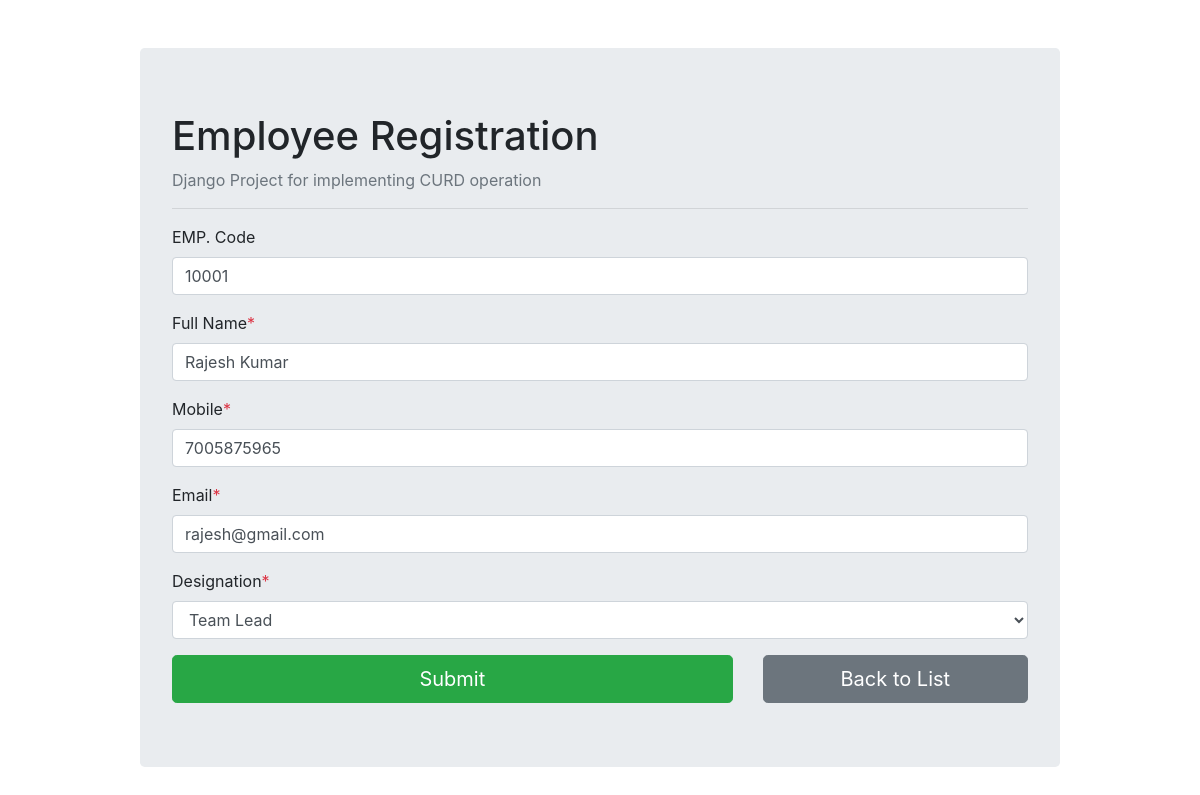
Page /emp-update/1 on the committed database.
### emp_register/models.py (models this page shows, shortened)
class Employee(models.Model):
    emp_code = models.CharField(max_length=5)
    fullname = models.CharField(max_length=250)
    mobile = models.CharField(max_length=15)
    email = models.EmailField()
    designation = models.ForeignKey(Designation, on_delete=models.CASCADE)
    created = models.DateTimeField(auto_now_add=True)

### emp_register/views.py (the view)
# urls.py: path('emp-update/<str:pk>', views.empUpdate, name="update"),
def empUpdate(request, pk):
    emp = Employee.objects.get(id=pk)
    form = EmployeeForm(instance=emp)
    if request.method == 'POST':
        form = EmployeeForm(request.POST, instance=emp)
        if form.is_valid():
            form.save()
            return redirect('/')
    return render(request, 'form.html', {'form':form})

### emp_register/forms.py
class EmployeeForm(ModelForm):
    class Meta:
        model = Employee
        fields = '__all__'
        labels = {
            'emp_code':'EMP. Code',
            'fullname':'Full Name'
        }
    def __init__(self, *args, **kwargs):
        super(EmployeeForm, self).__init__(*args, **kwargs)
        self.fields['designation'].empty_label = 'Select'
        self.fields['emp_code'].required = False
        self.fields['emp_code'].widget.attrs['placeholder'] = 'Employee Code'
        self.fields['fullname'].widget.attrs['placeholder'] = 'Full Name'
        self.fields['mobile'].widget.attrs['placeholder'] = 'Mobile Number'
        self.fields['email'].widget.attrs['placeholder'] = 'Email Address'

### emp_register/models.py (called while the page is built)
    def __str__(self):
        return self.title

### templates/form.html (shortened to what this page needs)
{% extends 'base.html' %}
{% load crispy_forms_tags %}
{% block content %}
    <div class="jumbotron">
      <h1>Employee Registration</h1>
        <p class="text-secondary">Django Project for implementing CURD operation</p>
        <hr>
      <form action="" method="POST">
          {{form|crispy}}
          <div class="row">
              <div class="col-md-8">
                  <button type="submit" class="btn btn-success btn-lg btn-block">Submit</button>
              </div>
              <div class="col-md-4">
                  <a href="{% url 'list' %}" class="btn btn-secondary btn-lg btn-block">Back to List</a>
              </div>
          </div>
      </form>
    </div>
{% endblock %}

### rows in the picture
Employee: emp_code "10001", fullname "Rajesh Kumar", mobile "7005875965", email "rajesh@gmail.com", designation "Team Lead"
